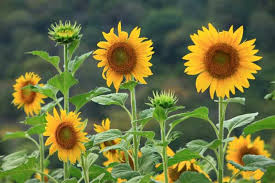
#> input picture dedw.jpg, 275 x 183 px
$ python a5.py
#> lines starting #> are read from the running program, lines starting #| are printed output that depends on the picture
import matplotlib.pyplot as plt
import numpy as np
import cv2


image = cv2.imread("dedw.jpg")
#> image is the input picture: shape (183, 275, 3); mean B, G, R 62.5, 114.6, 109.1
image = 0.2989 * image[:, :, 2] + 0.5870 * image[:, :, 1] + 0.1140 * image[:, :, 0]
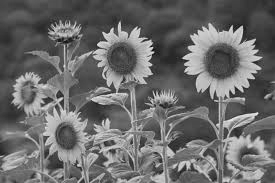
#> image: shape (183, 275) float64; min 6.58, max 243, mean 107
mage = image.astype(np.uint8)

negative_image = 255 - image
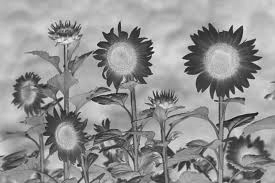
#> negative_image: shape (183, 275) float64; min 12.02, max 248.4, mean 148


histogram = np.zeros(256, dtype=int)


for value in image.flatten():
#> (the run stopped early here; a loop or call above may not have finished)
